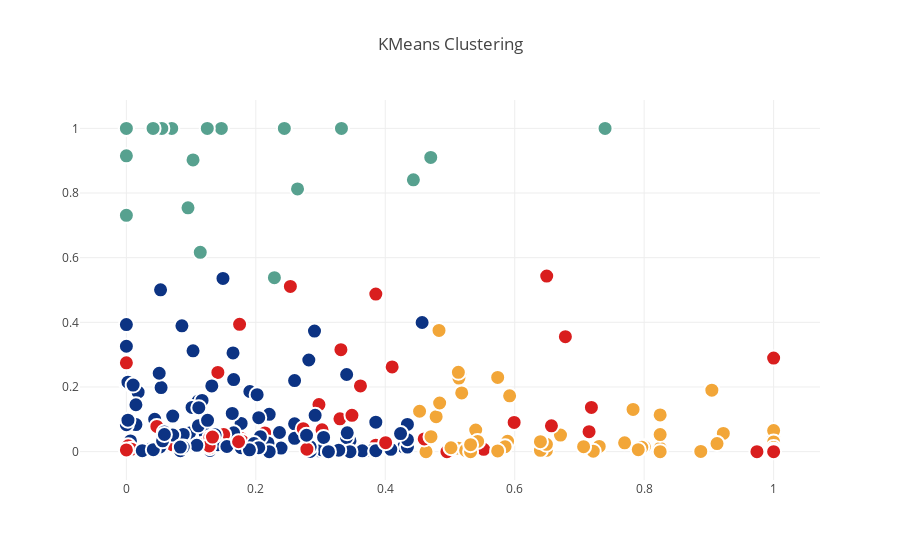

Notebook code cell kept with this figure:
### Markdown cell above
## Plotly representaion of K Means

### Code cell
trace_Kmeans = go.Scatter(x=X[:, 0], y= X[:, 1], mode="markers",name = cluster_names[name],
                    showlegend=True,
                    marker=dict(
                            size=15,
                            color = y_kmeans,
                            colorscale = 'Portland',
                            showscale=False, 
                            line = dict(
            width = 2,
            color = 'rgb(255, 255, 255)'
        )
                   ),text= data2['Sold_To_Customer_Name'])
layout = dict(title = 'KMeans Clustering',
              hovermode= 'closest',
              yaxis = dict(zeroline = False),
              xaxis = dict(zeroline = False),
              showlegend= False
             )

data = [trace_Kmeans]
fig1 = dict(data=data, layout= layout)
# fig1.append_trace(contour_list)
py.iplot(fig1, filename="svm")

### Figure 1 — Plotly figure (JSON) as saved in the notebook; plotly's stock layout.template omitted (floating-point values rounded to 4 significant figures; data arrays with more than 128 entries replaced by an {"elided": "..."} marker saying what was removed)
{"data": [{"marker": {"color": {"elided": "227 int values"}, "colorscale": "Portland", "line": {"color": "rgb(255, 255, 255)", "width": 2}, "showscale": false, "size": 15}, "mode": "markers", "name": "Clus_3", "showlegend": true, "text": {"elided": "227 str values"}, "type": "scatter", "x": {"elided": "227 float values"}, "y": {"elided": "227 float values"}}], "layout": {"hovermode": "closest", "showlegend": false, "title": "KMeans Clustering", "xaxis": {"zeroline": false}, "yaxis": {"zeroline": false}}}
